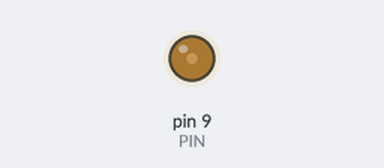
A sketch run on a simulated Arduino Uno, built with avr-gcc and run on an emulated ATmega328P. On the bench: output pins drawn as LEDs (lit = HIGH).

Above: at 1.59 s.
Timing chart, 0 to 4.1 s (numbered marks = the images above):
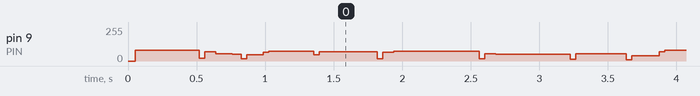

The sketch:

MoreTones.ino
```cpp
#define PIN 9

/* these magic constants were generated by the following perl script:
   #!/usr/bin/perl -lw
   my $freq = 16000000/256;
   my $A4 = 440;
   print int(128*$freq/$A4*exp(-log(2)*$_/12)) for (-9..2);
*/
const uint16_t frtab[] = {
  30578, 28861, 27241, 25712,
  24269, 22907, 21621, 20408,
  19262, 18181, 17161, 16198
};

#define VOICES 4

struct voice {
  uint16_t freq;
  int16_t frac;
  uint8_t octave;
  uint8_t off;
  int8_t vol;
  const uint8_t *waveform;
} voice[VOICES];

#define PITCH 50 /* global pitch adjustment */

/* some waveforms. 16 samples each */
const uint8_t square_50[] = {
  0, 0, 0, 0, 0, 0, 0, 0,15,15,15,15,15,15,15,15
};
const uint8_t square_25[] = {
  0, 0, 0, 0, 0, 0, 0, 0, 0, 0, 0, 0,15,15,15,15
};
const uint8_t square_12[] = {
  0, 0, 0, 0, 0, 0, 0, 0, 0, 0, 0, 0, 0, 0,15,15
};
const uint8_t square_6[] = {
  0, 0, 0, 0, 0, 0, 0, 0, 0, 0, 0, 0, 0, 0, 0,15
};
const uint8_t sawtooth[] = {
  0, 1, 2, 3, 4, 5, 6, 7, 8, 9,10,11,12,13,14,15
};
const uint8_t triangle[] = {
  0, 2, 4, 6, 8,10,12,14,15,13,11, 9, 7, 5, 3, 1
};
const uint8_t nicebass[] = {
  0, 8,14,18,22,23,24,25,26,25,24,23,22,18,14, 8
};

void setup() {
  /* TIMER0 is used by the Arduino environment for millis() etc.
   So we use TIMER1.
 */
  pinMode(PIN, OUTPUT);
  /* fast PWM, no prescaler */
  TCCR1A = 0x80;
  TCCR1B = 0x11;
  /* 7-bit precision => 125kHz PWM frequency */
  ICR1H = 0;
  ICR1L = 0x7f;
  /* enable interrupts on TIMER1 overflow */
  TIMSK1 = 1;
  OCR1AH = 0; /* hi-byte is unused */
  for (uint8_t i=0; i<VOICES; i++)
    clear_voice(i);
}

void set_voice(uint8_t v, uint8_t note, uint8_t volume, const uint8_t *waveform) {
  note += PITCH;
  voice[v].octave = note/12;
  voice[v].freq = frtab[note%12];
  voice[v].frac = 0;
  voice[v].off = 0;
  voice[v].waveform = waveform;
  voice[v].vol = volume;
}

void clear_voice (uint8_t v) {
  voice[v].freq = 0;
}

uint8_t s = 0;

ISR(TIMER1_OVF_vect) {
  /* Calculate new data every 4 pulses, i.e. at 125/4 = 31.25kHz.
     Being interrupted unnecessarily is kinda wasteful, but using another timer is messy.
  */
  if (s++ & 3)
    return;

  int8_t i;
  int8_t out = 0;
  for (i=0; i<VOICES; i++) {
    if (voice[i].freq) {
      voice[i].frac -= 128<<voice[i].octave;
      if (voice[i].frac < 0) { /* overflow */
        voice[i].frac += voice[i].freq;
        voice[i].off++;
      }
      /* warning: vol isn't a real volume control, only for square waves */
       out += (voice[i].waveform[voice[i].off & 15]) & voice[i].vol;
    }
  }

  /* out is in the range 0..127. With 4-bit samples this gives us headroom for 8 voices.
     Or we could use more than 4-bit samples (see nicebass).
   */
  OCR1AL = out;
}

/* tune data */
const uint8_t bass[8][4] = {
  { 12, 19, 23, 24 },
  {  5, 12, 19, 21 },
  { 12, 19, 23, 24 },
  {  5, 12, 19, 21 },
  { 14, 16, 17, 21 },
  {  7, 19, 14, 19 },
  { 14, 16, 17, 21 },
  {  7, 19, 14, 19 }
};

const uint8_t melody[2][8][16] = {
  {/* first voice */
    {31, 0, 0, 0, 0, 1, 2, 3,31,29,28,29, 0,28,26,24 },
    { 0, 0, 0, 0, 0, 1, 2, 3,53,54,53,54, 0, 1, 2, 3 },
    {31, 0, 0, 0, 0, 1, 2, 3,31,29,28,29, 5,28, 5,26 },
    { 5,28,24, 0, 0, 1, 2, 3,53,54,56,54, 0, 1, 2, 3 },

    {29, 0, 0, 0, 0, 1, 2, 3,31,29,28,29, 5, 0,28, 5 },
    {28, 5, 0,26, 0, 1, 2, 3,54,56,58,56, 0, 1, 2, 3 },
    {29, 0, 0, 0, 0, 1, 2, 3,31,29,28,29, 5, 0,28, 5 },
    {28, 5, 0,26, 0, 1, 2, 3, 0,19,21,23,24,26,28,29 },
  },

  {/* second voice */
    {24, 0, 0, 0, 0, 1, 2, 3,24,24,24,24, 0,24,24,21 },
    { 0, 0, 0, 0, 0, 1, 2, 3,49,51,49,51, 0, 1, 2, 3 },
    {24, 0, 0, 0, 0, 1, 2, 3,24,24,24,24, 5,24, 5,24 },
    { 5,23,21, 0, 0, 1, 2, 3,49,51,53,51, 0, 1, 2, 3 },

    {26, 0, 0, 0, 0, 1, 2, 3,24,26,24,24, 5, 0,24, 5 },
    {24, 5, 0,24, 0, 0, 0, 0,51,51,54,54, 0, 1, 2, 3 },
    {26, 0, 0, 0, 0, 1, 2, 3,24,26,24,24, 5, 0,24, 5 },
    {24, 5, 0,23, 0, 1, 2, 3, 0, 5, 0,19,21,23,24,26 },
  }
};

void loop() {
  uint8_t pos, i, j;

  for (pos=0; pos<8; pos++) {
    for (i=0; i<16; i++) {
      /* melody: voices 0 and 1 */
      for (j=0; j<=1; j++) {
        uint8_t m = melody[j][pos][i];
        if (m>10) {
           /* new note */
           if (m > 40) /* hack: new note, keep volume */
             set_voice(j, m-30, voice[j].vol, square_50);
           else /* new note, full volume */
             set_voice(j, m, 15, square_50);
        } else {
          voice[j].vol--; /* fade existing note */
          switch(m) { /* apply effect */
            case 1: voice[j].waveform = square_25; break;
            case 2: voice[j].waveform = square_12; break;
            case 3: voice[j].waveform = square_6; break;
            case 4: clear_voice(j); break; /* unused */
            case 5: voice[j].vol -= 8; break;
          }
          if (voice[j].vol < 0)
            voice[j].vol = 0; /* just in case */
        }
      }

      /* bass: voices 2 and 3 */
      set_voice(2, bass[pos][i%4], 31, nicebass);
      set_voice(3, bass[pos][0]-12, 15-i, sawtooth);

      delay(120); /* time per event */
    }
  }
}
```
